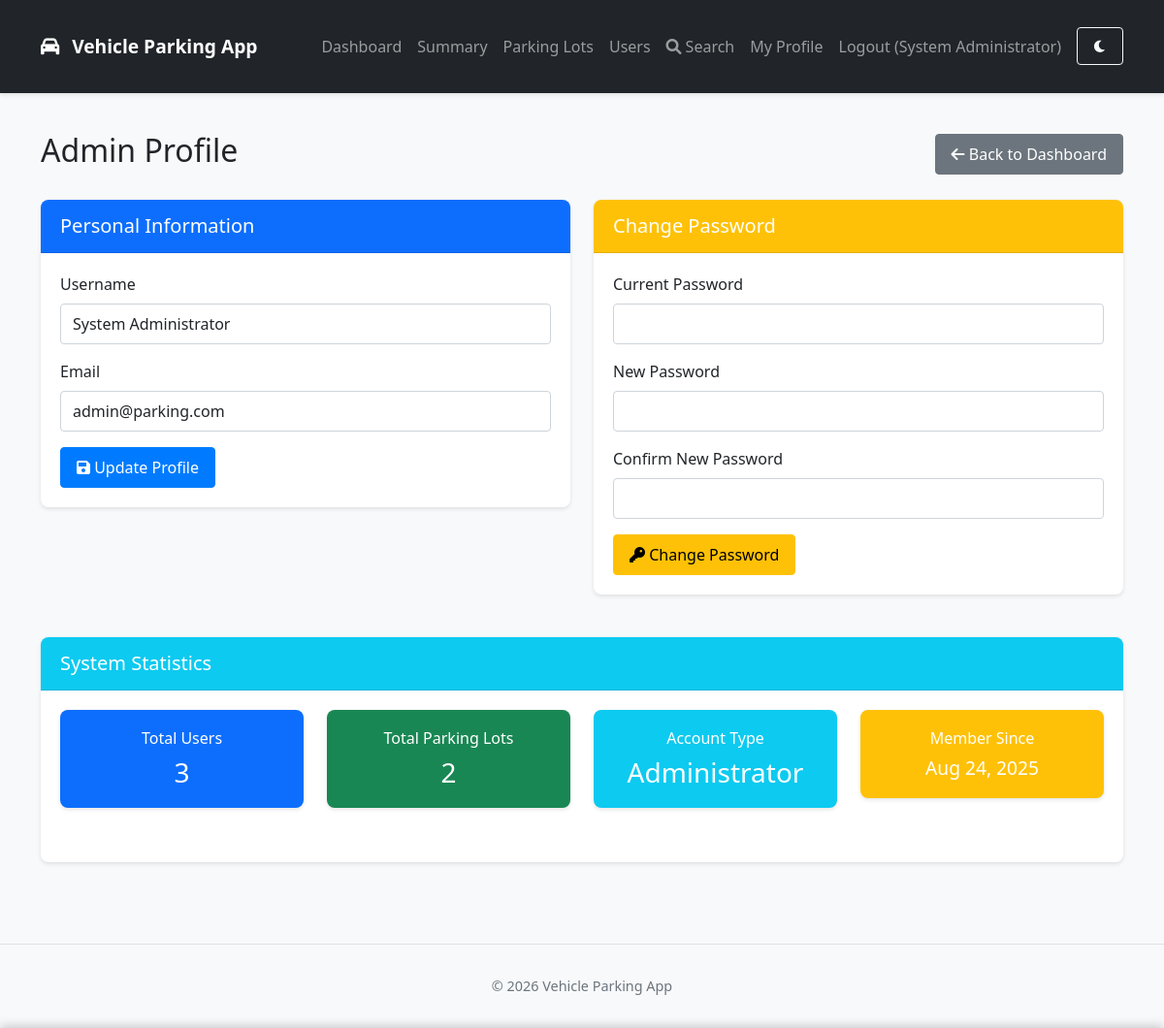
The app's page /admin/edit-profile (signed in) with its own data.
### backend/models/models.py (models this page shows, shortened)
class User(db.Model, UserMixin):
    __tablename__ = 'users'
    id = db.Column(db.Integer, primary_key=True)
    username = db.Column(db.String(64), unique=True, nullable=False)
    email = db.Column(db.String(120), unique=True, nullable=False)
    password_hash = db.Column(db.String(128), nullable=False)
    phone = db.Column(db.String(20), unique=True, nullable=True)
    full_name = db.Column(db.String(100), nullable=True)
    address = db.Column(db.String(200), nullable=True)
    pin_code = db.Column(db.String(20), nullable=True)
    vehicle_no = db.Column(db.String(20), unique=True, nullable=True)
    is_admin = db.Column(db.Boolean, default=False)
    created_at = db.Column(db.DateTime, default=lambda: datetime.now(IST))
    notification_preference = db.Column(db.String(20), default='email')  # email, gchat, sms
    gchat_email = db.Column(db.String(120), nullable=True)
    reminder_time = db.Column(db.String(5), default='18:00')  # 24-hour format HH:MM
    report_format = db.Column(db.String(10), default='html')  # html or pdf
    last_reminder_date = db.Column(db.Date, nullable=True)  # Track when last reminder was sent
    reservations = db.relationship('ParkingReservation', backref='user', lazy=True, cascade="all, delete-orphan")
    payment_methods = db.relationship('SavedPaymentMethod', backref='user', lazy=True, cascade="all, delete-orphan")

### backend/routes/admin_routes.py (the view, shortened to what this page needs)
@admin.route('/edit-profile', methods=['GET', 'POST'])
@login_required
@admin_required
def edit_profile():
    return render_template('admin/edit_profile.html', admin=current_user, User=User, ParkingLot=ParkingLot)

### backend/routes/admin_routes.py (called while the page is built)
def admin_required(f):
    @wraps(f)
    def decorated_function(*args, **kwargs):
        if not current_user.is_authenticated or not current_user.is_admin:
            flash('Please log in to access this page.', 'danger')
            return redirect(url_for('auth.admin_login'))
        return f(*args, **kwargs)
    return decorated_function

### backend/services/cache_service.py (called while the page is built)
    def clean_expired(self):
        now = time.time()
        expired_keys = [key for key, (expiry_time, _) in self._cache.items() if expiry_time <= now]
        for key in expired_keys:
            del self._cache[key]
            if self.app:
                self.app.logger.debug(f"Removed expired cache key: {key}")
            else:
                logger.debug(f"Removed expired cache key: {key}")

### frontend/templates/admin/edit_profile.html (shortened to what this page needs)
{% extends "base.html" %}
{% block content %}
<div class="row">
    <div class="col-md-12">
        <div class="d-flex justify-content-between align-items-center mb-4">
            <h2>Admin Profile</h2>
            <a href="{{ url_for('admin.dashboard') }}" class="btn btn-secondary">
                <i class="fas fa-arrow-left"></i> Back to Dashboard
            </a>
        </div>
    </div>
</div>
<div class="row">
    <div class="col-md-6">
        <div class="card mb-4">
            <div class="card-header bg-primary text-white">
                <h5 class="mb-0">Personal Information</h5>
            </div>
            <div class="card-body">
                <form method="POST" action="{{ url_for('admin.edit_profile') }}">
                    <div class="mb-3">
                        <label for="username" class="form-label">Username</label>
                        <input type="text" class="form-control" id="username" name="username" value="{{ admin.username }}" required>
                    </div>
                    <div class="mb-3">
                        <label for="email" class="form-label">Email</label>
                        <input type="email" class="form-control" id="email" name="email" value="{{ admin.email }}" required>
                    </div>
                    <button type="submit" class="btn btn-primary">
                        <i class="fas fa-save"></i> Update Profile
                    </button>
                </form>
            </div>
        </div>
    </div>
    <div class="col-md-6">
        <div class="card">
            <div class="card-header bg-warning text-white">
                <h5 class="mb-0">Change Password</h5>
            </div>
            <div class="card-body">
                <form method="POST" action="{{ url_for('admin.change_password') }}">
                    <div class="mb-3">
                        <label for="current_password" class="form-label">Current Password</label>
                        <input type="password" class="form-control" id="current_password" name="current_password" required>
                    </div>
                    <div class="mb-3">
                        <label for="new_password" class="form-label">New Password</label>
                        <input type="password" class="form-control" id="new_password" name="new_password" required>
                    </div>
                    <div class="mb-3">
                        <label for="confirm_password" class="form-label">Confirm New Password</label>
                        <input type="password" class="form-control" id="confirm_password" name="confirm_password" required>
                    </div>
                    <button type="submit" class="btn btn-warning">
                        <i class="fas fa-key"></i> Change Password
                    </button>
                </form>
            </div>
        </div>
    </div>
</div>
<div class="row mt-4">
    <div class="col-md-12">
        <div class="card">
            <div class="card-header bg-info text-white">
                <h5 class="mb-0">System Statistics</h5>
            </div>
            <div class="card-body">
                <div class="row">
                    <div class="col-md-3 mb-3">
                        <div class="card bg-primary text-white">
                            <div class="card-body text-center">
                                <h6 class="card-title">Total Users</h6>
                                <h3 class="card-text">{{ User.query.filter_by(is_admin=False).count() }}</h3>
                            </div>
                        </div>
                    </div>
                    <div class="col-md-3 mb-3">
                        <div class="card bg-success text-white">
                            <div class="card-body text-center">
                                <h6 class="card-title">Total Parking Lots</h6>
                                <h3 class="card-text">{{ ParkingLot.query.count() }}</h3>
                            </div>
                        </div>
                    </div>
                    <div class="col-md-3 mb-3">
                        <div class="card bg-info text-white">
                            <div class="card-body text-center">
                                <h6 class="card-title">Account Type</h6>
                                <h3 class="card-text">Administrator</h3>
                            </div>
                        </div>
                    </div>
                    <div class="col-md-3 mb-3">
                        <div class="card bg-warning text-white">
                            <div class="card-body text-center">
                                <h6 class="card-title">Member Since</h6>
                                <h3 class="card-text" style="font-size: 1.2rem;">{{ admin.created_at.strftime('%b %d, %Y') }}</h3>
                            </div>
                        </div>
                    </div>
                </div>
            </div>
        </div>
    </div>
</div>
{% endblock %}

### frontend/templates/base.html (shortened to what this page needs)
<!DOCTYPE html>
<html lang="en">
<head>
    <link href="https://cdn.jsdelivr.net/npm/bootstrap@5.2.3/dist/css/bootstrap.min.css" rel="stylesheet">
    <link rel="stylesheet" href="https://cdnjs.cloudflare.com/ajax/libs/font-awesome/6.0.0-beta3/css/all.min.css">
    <link rel="stylesheet" href="{{ url_for('static', filename='css/style.css') }}">
</head>
<body>
    <nav class="navbar navbar-expand-lg navbar-dark bg-dark">
        <div class="container">
            <a class="navbar-brand" href="{{ url_for('index') }}">
                <i class="fas fa-car"></i> Vehicle Parking App
            </a>
            <div class="collapse navbar-collapse" id="navbarNav">
                <ul class="navbar-nav ms-auto">
                    {% if current_user.is_authenticated %}
                        {% if current_user.is_admin %}
                            <li class="nav-item">
                                <a class="nav-link" href="{{ url_for('admin.dashboard') }}">Dashboard</a>
                            </li>
                            <li class="nav-item">
                                <a class="nav-link" href="{{ url_for('admin.summary') }}">Summary</a>
                            </li>
                            <li class="nav-item">
                                <a class="nav-link" href="{{ url_for('admin.parking_lots') }}">Parking Lots</a>
                            </li>
                            <li class="nav-item">
                                <a class="nav-link" href="{{ url_for('admin.view_users') }}">Users</a>
                            </li>
                            <li class="nav-item">
                                <a class="nav-link" href="{{ url_for('admin.search') }}">
                                    <i class="fas fa-search me-1"></i>Search
                                </a>
                            </li>
                            <li class="nav-item">
                                <a class="nav-link" href="{{ url_for('admin.edit_profile') }}">My Profile</a>
                            </li>
                        {% endif %}
                        <li class="nav-item">
                            <a class="nav-link" href="{{ url_for('auth.logout') }}">Logout ({{ current_user.username }})</a>
                        </li>
                    {% endif %}
                    <li class="nav-item">
                        <button id="dark-mode-toggle" class="btn btn-sm btn-outline-light ms-2" title="Toggle Dark Mode">
                            <i class="fas fa-moon"></i>
                        </button>
                    </li>
                </ul>
            </div>
        </div>
    </nav>
    <div class="container mt-4">
        {% block content %}{% endblock %}
    </div>
    <footer class="footer mt-5 py-3 bg-light">
        <div class="container text-center">
            <span class="text-muted">© <span class="year">2025</span> Vehicle Parking App</span>
        </div>
    </footer>
</body>
</html>

### frontend/static/css/style.css (style rules this page uses)
body { background-color: #f8f9fa; min-height: 100vh; display: flex; flex-direction: column; font-family: 'Segoe UI', Roboto, 'Helvetica Neue', Arial, sans-serif; padding-bottom: env(safe-area-inset-bottom); }
.container { flex: 1; padding-top: 1rem; padding-bottom: 1rem; }
.card { box-shadow: 0 2px 4px rgba(0, 0, 0, 0.1); margin-bottom: 20px; border: none; border-radius: 8px; overflow: hidden; }
.card-header { background-color: #fff; border-bottom: 1px solid rgba(0, 0, 0, 0.1); padding: 15px 20px; font-weight: 600; }
.card-body { padding: 20px; }
.btn { border-radius: 4px; padding: 8px 16px; font-weight: 500; transition: all 0.2s ease; touch-action: manipulation; }
.btn-primary { background-color: #007bff; border-color: #007bff; }
.navbar { box-shadow: 0 2px 4px rgba(0, 0, 0, 0.1); padding: 0.75rem 1rem; }
.navbar-brand { font-weight: 600; font-size: 1.2rem; }
.navbar-brand i { margin-right: 8px; }
.footer { background-color: #f8f9fa; padding: 20px 0; margin-top: auto; border-top: 1px solid rgba(0, 0, 0, 0.1); font-size: 0.9rem; }
.form-control { border-radius: 4px; padding: 0.5rem 0.75rem; font-size: 1rem; }
* { -webkit-tap-highlight-color: rgba(0,0,0,0); }

### records on screen
User: username "System Administrator", email "admin@parking.com", created_at "Aug 24, 2025"

### other values on screen
{{ User.query.filter_by(is_admin=False).count() }} "3"
{{ ParkingLot.query.count() }} "2"
